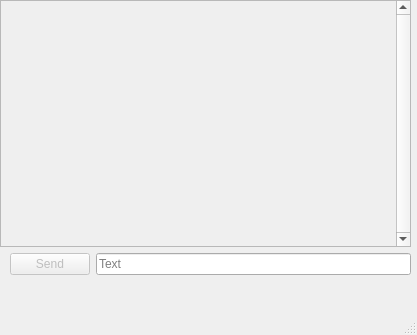
<?xml version="1.0" encoding="UTF-8"?>
<ui version="4.0">
 <class>MainWindow</class>
 <widget class="QMainWindow" name="MainWindow">
  <property name="geometry">
   <rect>
    <x>0</x>
    <y>0</y>
    <width>417</width>
    <height>335</height>
   </rect>
  </property>
  <property name="windowTitle">
   <string>Wow such chat</string>
  </property>
  <widget class="QWidget" name="centralwidget">
   <widget class="QScrollArea" name="scrollArea">
    <property name="geometry">
     <rect>
      <x>0</x>
      <y>0</y>
      <width>411</width>
      <height>247</height>
     </rect>
    </property>
    <property name="verticalScrollBarPolicy">
     <enum>Qt::ScrollBarAlwaysOn</enum>
    </property>
    <property name="widgetResizable">
     <bool>true</bool>
    </property>
    <property name="alignment">
     <set>Qt::AlignBottom|Qt::AlignLeading|Qt::AlignLeft</set>
    </property>
    <widget class="QWidget" name="scrollAreaWidgetContents">
     <property name="geometry">
      <rect>
       <x>0</x>
       <y>0</y>
       <width>396</width>
       <height>245</height>
      </rect>
     </property>
     <layout class="QVBoxLayout" name="verticalLayout_3">
      <item>
       <layout class="QVBoxLayout" name="chatLayout"/>
      </item>
     </layout>
    </widget>
   </widget>
   <widget class="QWidget" name="layoutWidget">
    <property name="geometry">
     <rect>
      <x>10</x>
      <y>250</y>
      <width>401</width>
      <height>29</height>
     </rect>
    </property>
    <layout class="QHBoxLayout" name="horizontalLayout">
     <item>
      <widget class="QPushButton" name="sendButton">
       <property name="enabled">
        <bool>false</bool>
       </property>
       <property name="sizePolicy">
        <sizepolicy hsizetype="Maximum" vsizetype="Fixed">
         <horstretch>0</horstretch>
         <verstretch>0</verstretch>
        </sizepolicy>
       </property>
       <property name="text">
        <string>Send</string>
       </property>
      </widget>
     </item>
     <item>
      <widget class="QLineEdit" name="textLineEdit">
       <property name="placeholderText">
        <string>Text</string>
       </property>
      </widget>
     </item>
    </layout>
   </widget>
  </widget>
  <widget class="QMenuBar" name="menubar">
   <property name="geometry">
    <rect>
     <x>0</x>
     <y>0</y>
     <width>417</width>
     <height>25</height>
    </rect>
   </property>
  </widget>
  <widget class="QStatusBar" name="statusbar"/>
 </widget>
 <resources/>
 <connections/>
</ui>
